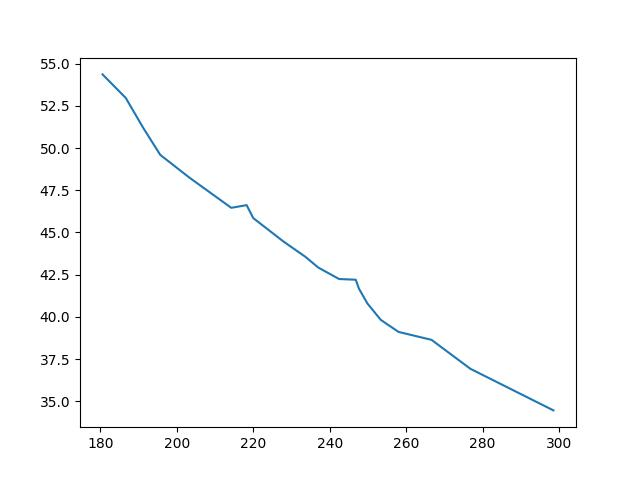

This figure's Python source:
import matplotlib.pyplot as plt
import json

data = json.load(open("Normalized_Consumers_2003-2022.json"))

x = 'U.S. city average Purchasing power of the consumer dollar Not Seasonally Adjusted       '
y = 'U.S. city average Food and beverages Not Seasonally Adjusted       '
rowx = [float(data[x][i]) for i in data[x]]
rowy = [float(data[y][i]) for i in data[y]]

plt.plot(rowy, rowx)
plt.savefig("scratch.jpg")